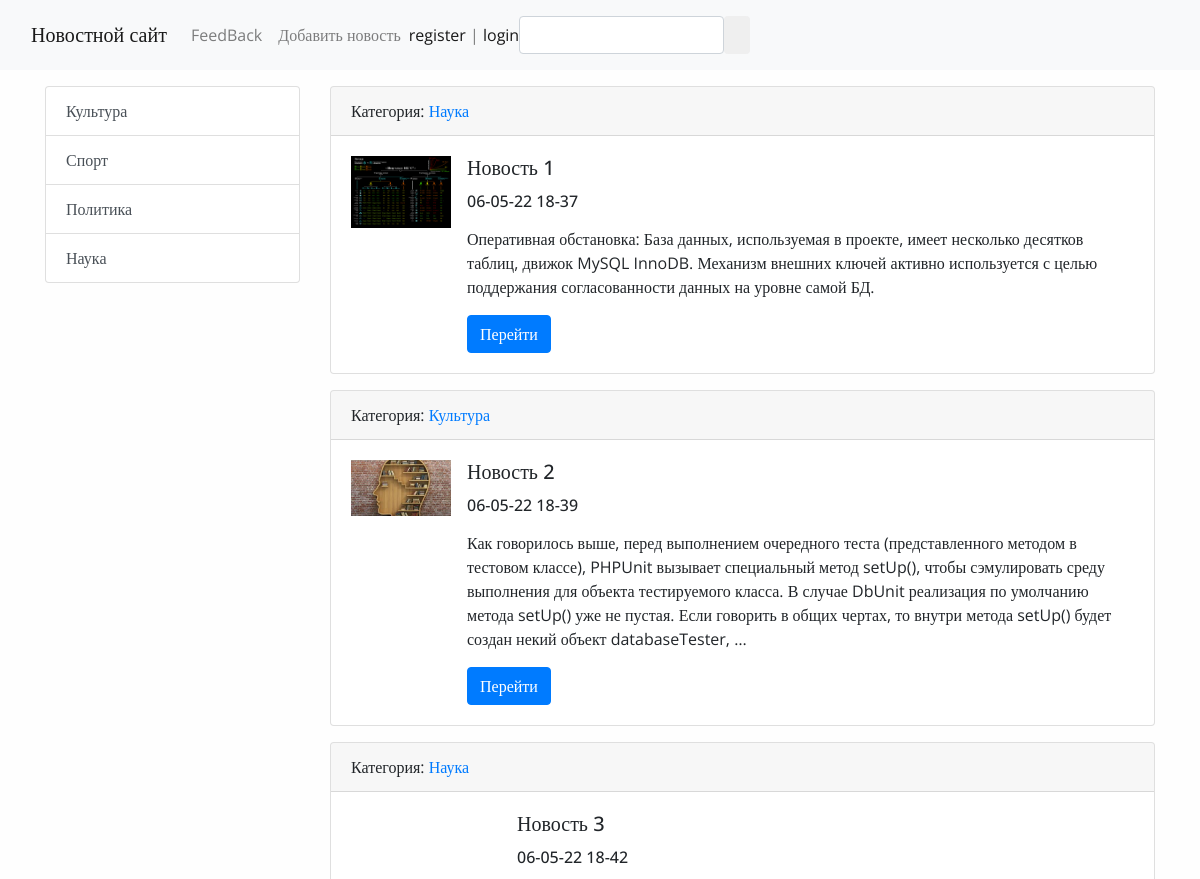
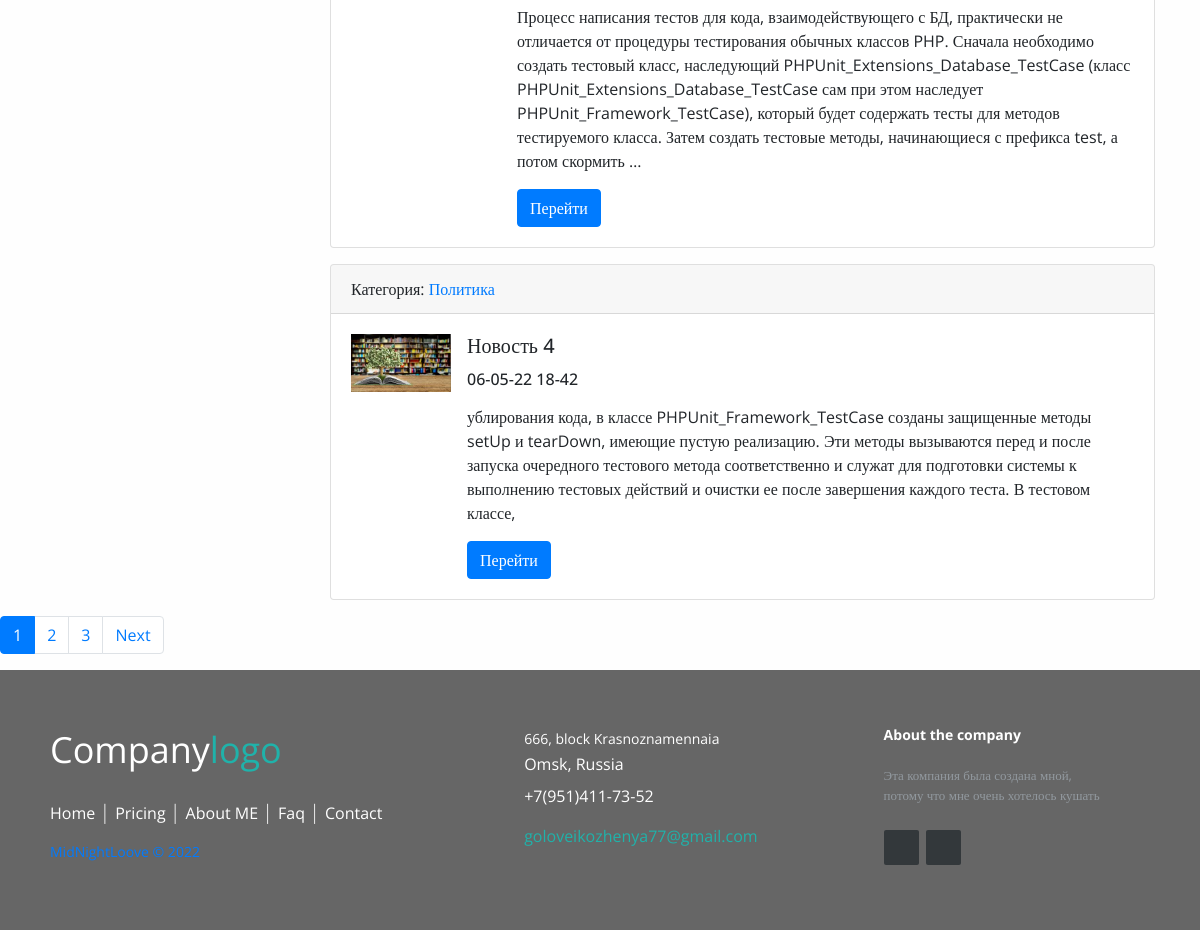
The page / on the database its author committed (2 pictures, top to bottom).
### news/models.py (models this page shows, shortened)
class Category (models.Model):
    title = models.TextField(max_length=150, db_index=True, verbose_name='Название категории')
    def get_absolute_url(self):
        return reverse('category', kwargs={'category_id': self.pk})
    def __str__(self):
        return self.title

class News(models.Model):
    author =models.ForeignKey(User, on_delete=models.CASCADE, verbose_name = 'Автор статьи', blank=True, null=True)
    title = models.CharField(max_length=150, verbose_name='Заголовок')
    content = models.TextField(blank=True, verbose_name='Содержание')
    created_at = models.DateTimeField(auto_now_add=True, verbose_name='Создано')
    updated_at = models.DateTimeField(auto_now=True,verbose_name='Обновлено')
    photo = models.ImageField(upload_to='photos/%Y/%m/%d',blank=True, verbose_name='Фото')
    is_published = models.BooleanField(default=True, verbose_name='Опубликовано')
    category = models.ForeignKey('Category', on_delete=models.PROTECT,null=True, verbose_name='Категория')
    views = models.IntegerField(default = 0)
    def get_absolute_url(self):
        return reverse('view_news', kwargs={'pk': self.pk})

### news/views.py (the view)
# urls.py: path('', HomeNews.as_view(), name='home'),
class HomeNews(ListView):
    model = News
    template_name = 'news/home_news_list.html'
    context_object_name = 'news'
    paginate_by = 4
    def get_context_data(self, *, object_list=None, **kwargs):
        context = super().get_context_data(**kwargs)
        context ['title'] ='Главная страница'
        return context
    def get_queryset(self):
        return News.objects.filter(is_published=True).select_related('category')

### news/templatetags/news_tags.py (called while the page is built)
@register.simple_tag(name='get_list_categories')
def get_categories():
    return Category.objects.all()

### news/templates/news/home_news_list.html (shortened to what this page needs)
{% extends 'base.html' %}
{% block sidebar %}
{% include 'inc/_sidebar.html' %}
{% endblock %}
{% block content %}
  {% for item in news %}
    <div class="card mb-3">
      <div class="card-header">
          Категория: <a href="{{ item.category.get_absolute_url }}">{{item.category}}</a>
        </div>
        <div class="card-body">
            <div class="media">
          {% if item.photo %}
            <img src="{{ item.photo.url }}" alt="" width="100" class="mr-3">
          {% else %}
<img src="https://img4.labirint.ru/rc/eb9a6f337b9276955f5cef40a6ccf6c8/363x561q80/books46/451006/cover.png?1575397507" alt="" width="150" class="mr-3">
          {% endif %}
          <div class ="media-body">
            <h5 class="card-title ">{{ item.title }}</h5>
            <h6 class = 'card-title'>{{item.created_at | date:"d-m-y H-i"}}</h6>
            <p class="card-text">{{ item.content|safe|linebreaks|truncatewords:50}}</p>
              <a href="{{ item.get_absolute_url }}" class="btn btn-primary">Перейти</a></div></div>
            </div>
        </div>
        {% endfor %}
      </div>
  </div>
</div>
{% endblock %}

### templates/inc/_sidebar.html
{% load news_tags %}
<div class="list-group">
    {% get_list_categories as categories %}
    {% for item in categories %}
    <a href="{% url 'category' item.pk %}"
       class="list-group-item list-group-item-action">{{ item.title }}
    </a>
    {% endfor %}
</div>

### mysite/static/css/style.css (style rules this page uses)
body { background-color: #fefefe; }

### templates/inc/_footer.html (style rules this page uses)
* { font-family: Open Sans; }

### rows shown on the page
Category: title "Культура"
Category: title "Спорт"
Category: title "Политика"
Category: title "Наука"
News: category "Наука", photo (picture), title "Новость 1", created_at "06-05-22 18-37", content "Оперативная обстановка: База данных, используемая в проекте, имеет несколько десятков таблиц, движок MySQL InnoDB. Механизм внешних ключей активно используется с целью поддержания согласованности данных на уровне самой БД."
News: category "Культура", photo (picture), title "Новость 2", created_at "06-05-22 18-39", content "Как говорилось выше, перед выполнением очередного теста (представленного методом в тестовом классе), PHPUnit вызывает специальный метод setUp(), чтобы сэмулировать среду выполнения для объекта тестируемого класса. В случае DbUnit реализация по умолчанию метода setUp() уже не пустая. Если говорить в общих чертах, то внутри метода setUp() будет создан некий объект databaseTester, …"
News: category "Наука", title "Новость 3", created_at "06-05-22 18-42", content "Процесс написания тестов для кода, взаимодействующего с БД, практически не отличается от процедуры тестирования обычных классов PHP. Сначала необходимо создать тестовый класс, наследующий PHPUnit_Extensions_Database_TestCase (класс PHPUnit_Extensions_Database_TestCase сам при этом наследует PHPUnit_Framework_TestCase), который будет содержать тесты для методов тестируемого класса. Затем создать тестовые методы, начинающиеся с префикса test, а потом скормить …"
News: category "Политика", photo (picture), title "Новость 4", created_at "06-05-22 18-42", content "ублирования кода, в классе PHPUnit_Framework_TestCase созданы защищенные методы setUp и tearDown, имеющие пустую реализацию. Эти методы вызываются перед и после запуска очередного тестового метода соответственно и служат для подготовки системы к выполнению тестовых действий и очистки ее после завершения каждого теста. В тестовом классе,"

### other values the page prints
{{ p }} "1"
{{ p }} "2" "3"
